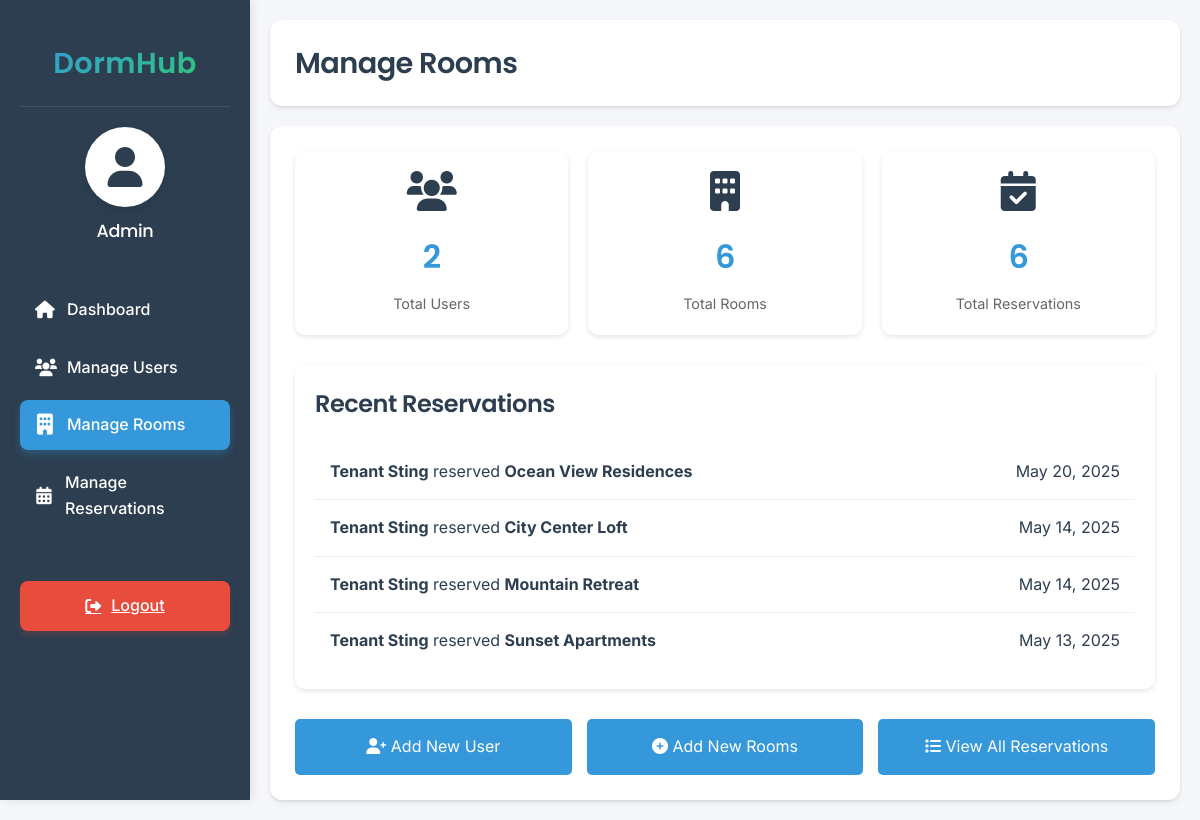
The app's page /ADMIN/admin_dashboard.php?page=manage_Rooms (signed in) with its own data.
### tables this page shows
CREATE TABLE `reservations` (
  `id` int(11) NOT NULL,
  `user_id` int(11) NOT NULL,
  `apartment_id` int(11) NOT NULL,
  `reservation_date` timestamp NOT NULL DEFAULT current_timestamp(),
  `duration` int(11) NOT NULL DEFAULT 30 COMMENT 'Duration in months',
  `status` enum('reserved','accepted','rejected','canceled') DEFAULT 'reserved',
  `start_date` date DEFAULT NULL,
  `end_date` date DEFAULT NULL,
  `updated_at` timestamp NULL DEFAULT NULL ON UPDATE current_timestamp()
);

CREATE TABLE `apartments` (
  `id` int(11) NOT NULL,
  `name` varchar(255) NOT NULL,
  `location` varchar(255) NOT NULL,
  `price` decimal(10,2) NOT NULL,
  `available` tinyint(1) DEFAULT 1,
  `owner_id` int(11) DEFAULT NULL,
  `tenant_id` int(11) DEFAULT NULL,
  `description` text DEFAULT NULL,
  `bedrooms` int(11) DEFAULT 1,
  `bathrooms` int(11) DEFAULT 1,
  `furnished` tinyint(1) DEFAULT 0,
  `pets_allowed` tinyint(1) DEFAULT 0,
  `parking` tinyint(1) DEFAULT 0,
  `internet` tinyint(1) DEFAULT 0,
  `created_at` timestamp NOT NULL DEFAULT current_timestamp(),
  `updated_at` timestamp NULL DEFAULT NULL ON UPDATE current_timestamp(),
  `image_url` varchar(255) DEFAULT NULL
);

### ADMIN/dashboard_overview.php (the view, shortened to what this page needs)
<?php
require_once '../includes/db_connection.php';
$user_count = $conn->query("SELECT COUNT(*) as count FROM users")->fetch_assoc()['count'];
$apartment_count = $conn->query("SELECT COUNT(*) as count FROM apartments")->fetch_assoc()['count'];
$reservation_count = $conn->query("SELECT COUNT(*) as count FROM reservations")->fetch_assoc()['count'];
$recent_reservations = $conn->query("
    SELECT r.*,
           CONCAT(u.name, ' ', u.lastname) as user_name,
           a.name as apartment_name,
           r.reservation_date as created_at
    FROM reservations r
    JOIN users u ON r.user_id = u.id
    JOIN apartments a ON r.apartment_id = a.id
    ORDER BY r.reservation_date DESC
    LIMIT 5
");
?>
<div class="dashboard-stats">
    <div class="stat-card">
        <i class="fas fa-users"></i>
        <h3><?php echo $user_count; ?></h3>
        <p>Total Users</p>
    </div>
    <div class="stat-card">
        <i class="fas fa-building"></i>
        <h3><?php echo $apartment_count; ?></h3>
        <p>Total Rooms</p>
    </div>
    <div class="stat-card">
        <i class="fas fa-calendar-check"></i>
        <h3><?php echo $reservation_count; ?></h3>
        <p>Total Reservations</p>
    </div>
</div>
<div class="recent-activity">
    <h2>Recent Reservations</h2>
    <div class="activity-list">
        <?php if ($recent_reservations && $recent_reservations->num_rows > 0): ?>
            <?php while ($reservation = $recent_reservations->fetch_assoc()): ?>
                <div class="activity-item">
                    <div>
                        <strong><?php echo htmlspecialchars($reservation['user_name']); ?></strong> reserved
                        <strong><?php echo htmlspecialchars($reservation['apartment_name']); ?></strong>
                    </div>
                    <div>
                        <?php echo date('M d, Y', strtotime($reservation['created_at'])); ?>
                    </div>
                </div>
            <?php endwhile; ?>
        <?php else: ?>
            <p>No recent reservations</p>
        <?php endif; ?>
    </div>
</div>
<div class="quick-actions">
    <a href="?page=manage_users&action=add" class="action-btn">
        <i class="fas fa-user-plus"></i> Add New User
    </a>
    <a href="?page=manage_apartments&action=add" class="action-btn">
        <i class="fas fa-plus-circle"></i> Add New Rooms
    </a>
    <a href="?page=manage_reservations" class="action-btn">
        <i class="fas fa-list"></i> View All Reservations
    </a>
</div>

### ADMIN/admin_dashboard.php (style rules this page uses)
:root { --primary-color: #2c3e50; --primary-light: #34495e; --secondary-color: #3498db; --secondary-hover: #2980b9; --background-color: #f5f7fa; --text-color: #2c3e50; --sidebar-width: 250px; --card-shadow: 0 4px 6px rgba(0, 0, 0, 0.05), 0 1px 3px rgba(0, 0, 0, 0.1); --transition-fast: 0.2s ease; --transition-normal: 0.3s ease; --danger-color: #e74c3c; --danger-hover: #c0392b; }
* { margin: 0; padding: 0; box-sizing: border-box; }
body { font-family: 'Inter', -apple-system, BlinkMacSystemFont, 'Segoe UI', Roboto, Oxygen, Ubuntu, sans-serif; background-color: var(--background-color); color: var(--text-color); line-height: 1.6; font-weight: 400; }
h1, h2, h3, h4, h5, h6 { font-family: 'Poppins', 'Inter', sans-serif; font-weight: 600; letter-spacing: -0.02em; }

### ADMIN/dashboard_overview.php (style rules this page uses)
.dashboard-stats { display: grid; grid-template-columns: repeat(auto-fit, minmax(240px, 1fr)); gap: 20px; margin-bottom: 30px; }
.stat-card { background: white; padding: 20px; border-radius: 10px; box-shadow: 0 2px 5px rgba(0,0,0,0.1); text-align: center; }
.stat-card i { font-size: 2.5em; color: var(--primary-color); margin-bottom: 10px; }
.stat-card h3 { font-size: 2em; color: var(--secondary-color); margin: 10px 0; }
.stat-card p { color: #666; font-size: 0.9em; }
.recent-activity { background: white; padding: 20px; border-radius: 10px; box-shadow: 0 2px 5px rgba(0,0,0,0.1); }
.recent-activity h2 { margin-bottom: 20px; color: var(--primary-color); }
.activity-list { list-style: none; }
.activity-item { padding: 15px; border-bottom: 1px solid #eee; display: flex; align-items: center; justify-content: space-between; }
.activity-item:last-child { border-bottom: none; }
.quick-actions { display: grid; grid-template-columns: repeat(auto-fit, minmax(200px, 1fr)); gap: 15px; margin-top: 30px; }
.action-btn { background: var(--secondary-color); color: white; padding: 15px; border-radius: 5px; text-decoration: none; text-align: center; transition: background-color 0.3s; }

### records on screen
reservations: user_name "Tenant Sting", apartment.name "Ocean View Residences", reservation_date "May 20, 2025"
reservations: user_name "Tenant Sting", apartment.name "City Center Loft", reservation_date "May 14, 2025"
reservations: user_name "Tenant Sting", apartment.name "Mountain Retreat", reservation_date "May 14, 2025"
reservations: user_name "Tenant Sting", apartment.name "Sunset Apartments", reservation_date "May 13, 2025"

### other values on screen
$admin_name "Admin"
str_replace('_', ' ', $_GET['page']) "Manage Rooms"
$user_count "2"
$apartment_count "6"
$reservation_count "6"
